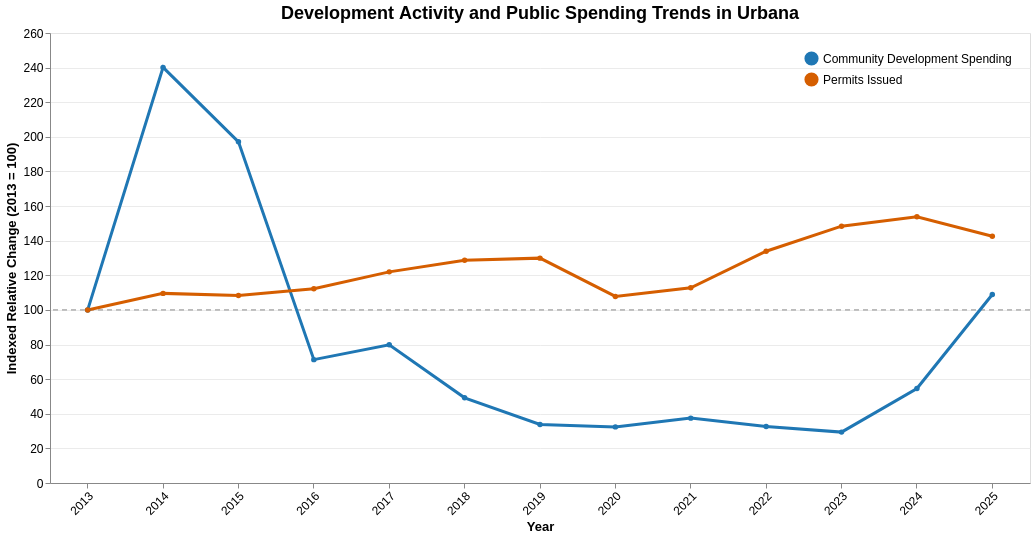

Notebook code cell kept with this figure:
### Markdown cell above
### Spending vs Development Activity Comparison (Visualization 4)

### Code cell
community_spending_yearly = (
    main_df[main_df["department"] == "COMMUNITY DEVELOPMENT"]
    .groupby("fiscal_year", as_index=False)["amount"]
    .sum()
    .rename(columns={"fiscal_year": "Year", "amount": "RawValue"})
)

permits_activity_yearly = (
    context_df.groupby("Issue Year")["Permit Number"]
    .nunique()
    .reset_index(name="RawValue")
    .rename(columns={"Issue Year": "Year"})
)

comparison_wide = (
    community_spending_yearly.rename(columns={"RawValue": "SpendingRawValue"})
    .merge(
        permits_activity_yearly.rename(columns={"RawValue": "PermitsRawValue"}),
        on="Year",
        how="inner"
    )
    .sort_values("Year")
)

common_years = comparison_wide["Year"].astype(int).tolist()
baseline_year = 2013 if 2013 in common_years else min(common_years)

comparison_wide = comparison_wide[
    (comparison_wide["Year"] >= baseline_year) &
    (comparison_wide["Year"] <= 2025)
].copy()
comparison_wide["Year"] = comparison_wide["Year"].astype(int)

comparison_frames = []

for metric, raw_column, formatter in [
    ("Community Development Spending", "SpendingRawValue", lambda x: f"${x:,.0f}"),
    ("Permits Issued", "PermitsRawValue", lambda x: f"{x:,.0f}")
]:
    temp = comparison_wide[["Year", raw_column]].rename(columns={raw_column: "RawValue"}).copy()
    temp["Metric"] = metric
    baseline_value = temp.loc[temp["Year"] == baseline_year, "RawValue"].iloc[0]
    temp["IndexValue"] = (temp["RawValue"] / baseline_value) * 100
    temp["RawValueLabel"] = temp["RawValue"].map(formatter)
    comparison_frames.append(temp)

comparison_long = pd.concat(comparison_frames, ignore_index=True)

hover = alt.selection_point(fields=["Year"], nearest=True, on="mouseover", empty=False)

baseline_rule = alt.Chart(pd.DataFrame({"Baseline": [100]})).mark_rule(
    color="#8A8A8A",
    strokeDash=[5, 4]
).encode(
    y="Baseline:Q"
)

comparison_base = alt.Chart(comparison_long).encode(
    x=alt.X(
        "Year:O",
        sort="ascending",
        title="Year",
        axis=alt.Axis(labelAngle=-45)
    ),
    y=alt.Y(
        "IndexValue:Q",
        title=f"Indexed Relative Change ({baseline_year} = 100)",
        axis=alt.Axis(format=".0f", gridColor="#E6E6E6", gridOpacity=0.8)
    ),
    color=alt.Color(
        "Metric:N",
        title=None,
        legend=alt.Legend(orient="top-right", title=None, labelFontSize=12, symbolSize=160, labelLimit=320),
        scale=alt.Scale(
            domain=["Community Development Spending", "Permits Issued"],
            range=["#1F77B4", "#D55E00"]
        )
    ),
    tooltip=[
        alt.Tooltip("Year:O", title="Year"),
        alt.Tooltip("Metric:N", title="Metric"),
        alt.Tooltip("RawValueLabel:N", title="Raw Value"),
        alt.Tooltip("IndexValue:Q", title="Indexed Value", format=".1f")
    ]
)

comparison_lines = comparison_base.mark_line(point=True, strokeWidth=3)
comparison_hover_points = comparison_base.mark_circle(size=90).transform_filter(hover)
comparison_hover_rule = alt.Chart(comparison_long).mark_rule(color="#BDBDBD").encode(
    x="Year:O"
).transform_filter(hover)

comparison_chart = (
    baseline_rule + comparison_lines + comparison_hover_points + comparison_hover_rule
).add_params(
    hover
).properties(
    width=980,
    height=450,
    title="Development Activity and Public Spending Trends in Urbana"
).configure_title(
    fontSize=18,
    anchor="middle"
).configure_axis(
    labelFontSize=12,
    titleFontSize=13
).configure_legend(
    labelFontSize=12,
    titleFontSize=12
).interactive()

comparison_chart

### Figure 1 — Vega-Lite specification as saved in the notebook (floating-point values rounded to 4 significant figures)
{"config": {"view": {"continuousWidth": 300, "continuousHeight": 300}, "axis": {"labelFontSize": 12, "titleFontSize": 13}, "legend": {"labelFontSize": 12, "titleFontSize": 12}, "title": {"anchor": "middle", "fontSize": 18}}, "layer": [{"data": {"name": "data-bbf3d67cee2eadcb45fafa32d24f741c"}, "mark": {"type": "rule", "color": "#8A8A8A", "strokeDash": [5, 4]}, "encoding": {"y": {"field": "Baseline", "type": "quantitative"}}, "name": "view_1"}, {"data": {"name": "data-71b924a25a33ffbc3f089e4996d2cf35"}, "mark": {"type": "line", "point": true, "strokeWidth": 3}, "encoding": {"color": {"field": "Metric", "legend": {"labelFontSize": 12, "labelLimit": 320, "orient": "top-right", "symbolSize": 160, "title": null}, "scale": {"domain": ["Community Development Spending", "Permits Issued"], "range": ["#1F77B4", "#D55E00"]}, "title": null, "type": "nominal"}, "tooltip": [{"field": "Year", "title": "Year", "type": "ordinal"}, {"field": "Metric", "title": "Metric", "type": "nominal"}, {"field": "RawValueLabel", "title": "Raw Value", "type": "nominal"}, {"field": "IndexValue", "format": ".1f", "title": "Indexed Value", "type": "quantitative"}], "x": {"axis": {"labelAngle": -45}, "field": "Year", "sort": "ascending", "title": "Year", "type": "ordinal"}, "y": {"axis": {"format": ".0f", "gridColor": "#E6E6E6", "gridOpacity": 0.8}, "field": "IndexValue", "title": "Indexed Relative Change (2013 = 100)", "type": "quantitative"}}}, {"data": {"name": "data-71b924a25a33ffbc3f089e4996d2cf35"}, "mark": {"type": "circle", "size": 90}, "encoding": {"color": {"field": "Metric", "legend": {"labelFontSize": 12, "labelLimit": 320, "orient": "top-right", "symbolSize": 160, "title": null}, "scale": {"domain": ["Community Development Spending", "Permits Issued"], "range": ["#1F77B4", "#D55E00"]}, "title": null, "type": "nominal"}, "tooltip": [{"field": "Year", "title": "Year", "type": "ordinal"}, {"field": "Metric", "title": "Metric", "type": "nominal"}, {"field": "RawValueLabel", "title": "Raw Value", "type": "nominal"}, {"field": "IndexValue", "format": ".1f", "title": "Indexed Value", "type": "quantitative"}], "x": {"axis": {"labelAngle": -45}, "field": "Year", "sort": "ascending", "title": "Year", "type": "ordinal"}, "y": {"axis": {"format": ".0f", "gridColor": "#E6E6E6", "gridOpacity": 0.8}, "field": "IndexValue", "title": "Indexed Relative Change (2013 = 100)", "type": "quantitative"}}, "transform": [{"filter": {"param": "param_3", "empty": false}}]}, {"data": {"name": "data-71b924a25a33ffbc3f089e4996d2cf35"}, "mark": {"type": "rule", "color": "#BDBDBD"}, "encoding": {"x": {"field": "Year", "type": "ordinal"}}, "transform": [{"filter": {"param": "param_3", "empty": false}}]}], "height": 450, "params": [{"name": "param_3", "select": {"type": "point", "fields": ["Year"], "nearest": true, "on": "mouseover"}, "views": ["view_1"]}, {"name": "param_4", "select": {"type": "interval", "encodings": ["x", "y"]}, "bind": "scales", "views": ["view_1"]}], "title": "Development Activity and Public Spending Trends in Urbana", "width": 980, "$schema": "https://vega.github.io/schema/vega-lite/v5.8.0.json", "datasets": {"data-bbf3d67cee2eadcb45fafa32d24f741c": [{"Baseline": 100}], "data-71b924a25a33ffbc3f089e4996d2cf35": [{"Year": 2013, "RawValue": 10300000.0, "Metric": "Community Development Spending", "IndexValue": 100.0, "RawValueLabel": "$10,300,662"}, {"Year": 2014, "RawValue": 24740000.0, "Metric": "Community Development Spending", "IndexValue": 240.1, "RawValueLabel": "$24,735,855"}, {"Year": 2015, "RawValue": 20300000.0, "Metric": "Community Development Spending", "IndexValue": 197.1, "RawValueLabel": "$20,304,468"}, {"Year": 2016, "RawValue": 7342000.0, "Metric": "Community Development Spending", "IndexValue": 71.28, "RawValueLabel": "$7,342,490"}, {"Year": 2017, "RawValue": 8224000.0, "Metric": "Community Development Spending", "IndexValue": 79.84, "RawValueLabel": "$8,224,275"}, {"Year": 2018, "RawValue": 5069000.0, "Metric": "Community Development Spending", "IndexValue": 49.21, "RawValueLabel": "$5,068,832"}, {"Year": 2019, "RawValue": 3480000.0, "Metric": "Community Development Spending", "IndexValue": 33.79, "RawValueLabel": "$3,480,441"}, {"Year": 2020, "RawValue": 3340000.0, "Metric": "Community Development Spending", "IndexValue": 32.42, "RawValueLabel": "$3,339,847"}, {"Year": 2021, "RawValue": 3861000.0, "Metric": "Community Development Spending", "IndexValue": 37.48, "RawValueLabel": "$3,860,824"}, {"Year": 2022, "RawValue": 3364000.0, "Metric": "Community Development Spending", "IndexValue": 32.66, "RawValueLabel": "$3,363,952"}, {"Year": 2023, "RawValue": 3028000.0, "Metric": "Community Development Spending", "IndexValue": 29.4, "RawValueLabel": "$3,028,137"}, {"Year": 2024, "RawValue": 5625000.0, "Metric": "Community Development Spending", "IndexValue": 54.61, "RawValueLabel": "$5,625,356"}, {"Year": 2025, "RawValue": 11220000.0, "Metric": "Community Development Spending", "IndexValue": 108.9, "RawValueLabel": "$11,217,373"}, {"Year": 2013, "RawValue": 1360.0, "Metric": "Permits Issued", "IndexValue": 100.0, "RawValueLabel": "1,360"}, {"Year": 2014, "RawValue": 1490.0, "Metric": "Permits Issued", "IndexValue": 109.6, "RawValueLabel": "1,490"}, {"Year": 2015, "RawValue": 1473.0, "Metric": "Permits Issued", "IndexValue": 108.3, "RawValueLabel": "1,473"}, {"Year": 2016, "RawValue": 1526.0, "Metric": "Permits Issued", "IndexValue": 112.2, "RawValueLabel": "1,526"}, {"Year": 2017, "RawValue": 1659.0, "Metric": "Permits Issued", "IndexValue": 122.0, "RawValueLabel": "1,659"}, {"Year": 2018, "RawValue": 1751.0, "Metric": "Permits Issued", "IndexValue": 128.8, "RawValueLabel": "1,751"}, {"Year": 2019, "RawValue": 1767.0, "Metric": "Permits Issued", "IndexValue": 129.9, "RawValueLabel": "1,767"}, {"Year": 2020, "RawValue": 1466.0, "Metric": "Permits Issued", "IndexValue": 107.8, "RawValueLabel": "1,466"}, {"Year": 2021, "RawValue": 1534.0, "Metric": "Permits Issued", "IndexValue": 112.8, "RawValueLabel": "1,534"}, {"Year": 2022, "RawValue": 1821.0, "Metric": "Permits Issued", "IndexValue": 133.9, "RawValueLabel": "1,821"}, {"Year": 2023, "RawValue": 2018.0, "Metric": "Permits Issued", "IndexValue": 148.4, "RawValueLabel": "2,018"}, {"Year": 2024, "RawValue": 2092.0, "Metric": "Permits Issued", "IndexValue": 153.8, "RawValueLabel": "2,092"}, {"Year": 2025, "RawValue": 1939.0, "Metric": "Permits Issued", "IndexValue": 142.6, "RawValueLabel": "1,939"}]}}
